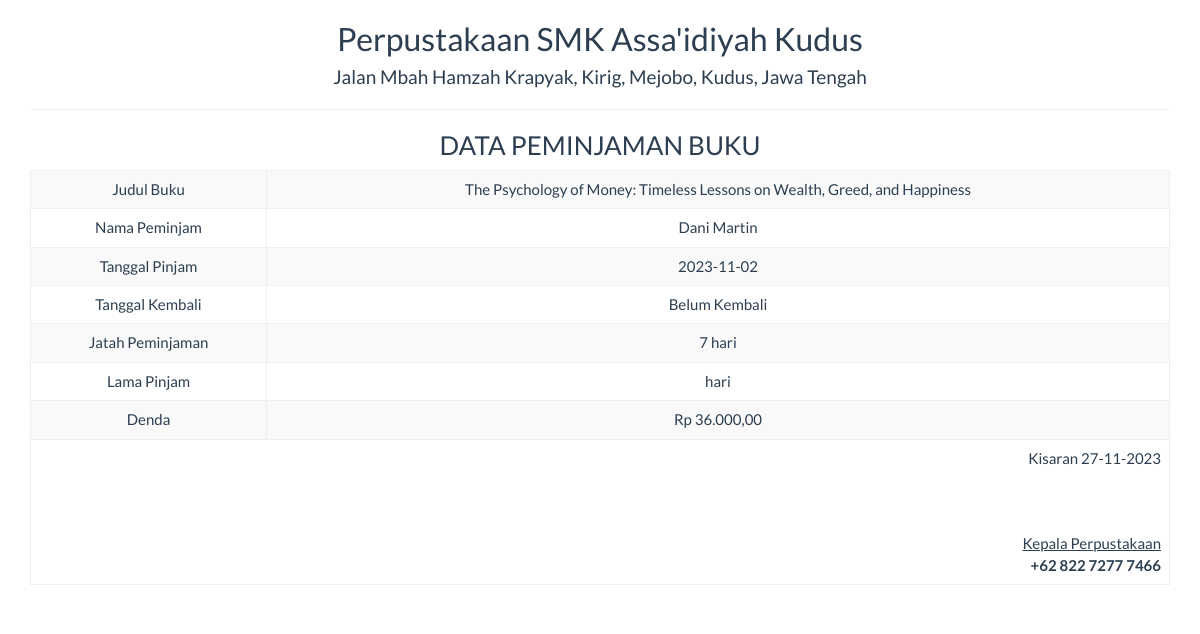
The page /report/peminjaman_satu.php?id=16 on the database its author committed.
### tables this page shows
CREATE TABLE `peminjaman` (
  `judul_buku` varchar(500) NOT NULL,
  `peminjam` varchar(50) NOT NULL,
  `tgl_pinjam` varchar(25) NOT NULL,
  `jatah_lama_pinjam` int NOT NULL,
  `tgl_kembali` varchar(20) DEFAULT NULL,
  `lama_pinjam` int DEFAULT NULL,
  `keterangan` varchar(100) NOT NULL,
  `id` int NOT NULL
);

### report/peminjaman_satu.php (the view, shortened to what this page needs)
<!DOCTYPE html>
<html>
<head>
    <link href="../Assets/css/bootstrap.min.css" rel="stylesheet" type="text/css" />
</head>
<body onload="print()">
    <?php
    include '../config/koneksi.php';
    $sql = "SELECT * FROM peminjaman WHERE id='" . $_GET['id'] . "'";
    $query = mysqli_query($koneksi, $sql) or die("SQL Detail error");
    $data = mysqli_fetch_array($query);
    ?>
    <div class="container">
        <div class='row'>
            <div class="col-sm-12">
                <div class="text-center">
                    <h2>Perpustakaan SMK Assa'idiyah Kudus</h2>
                    <h4>Jalan Mbah Hamzah Krapyak, Kirig, Mejobo, Kudus, Jawa Tengah</h4>
                    <hr>
                    <h3>DATA PEMINJAMAN BUKU</h3>
                    <table class="table table-bordered table-striped table-hover">
                        <tbody>
                            <tr>
                                <td>Judul Buku</td>
                                <td>
                                    <?= $data['judul_buku'] ?>
                                </td>
                            </tr>
                            <tr>
                                <td>Nama Peminjam</td>
                                <td>
                                    <?= $data['peminjam'] ?>
                                </td>
                            </tr>
                            <tr>
                                <td>Tanggal Pinjam</td>
                                <td>
                                    <?= $data['tgl_pinjam'] ?>
                                </td>
                            </tr>
                            <tr>
                                <td>Tanggal Kembali</td>
                                <td>
                                    <?php
                                    if ($data['tgl_kembali'] == '') {
                                        echo 'Belum Kembali';
                                    } else {
                                        echo $data['tgl_kembali'];
                                    }
                                    ?>
                                </td>
                            </tr>
                            <tr>
                                <td>Jatah Peminjaman</td>
                                <td>
                                    <?= $data['jatah_lama_pinjam'] ?> hari
                                </td>
                            </tr>
                            <tr>
                                <td>Lama Pinjam</td>
                                <td>
                                    <?= $data['lama_pinjam'] ?> hari
                                </td>
                            </tr>
                            <tr>
                                <td>Denda</td>
                                <td id="kolomDenda">
                                </td>
                            </tr>
                        </tbody>
                        <tfoot>
                            <tr>
                                <td colspan="2" class="text-right">
                                    Kisaran
                                    <?= date("d-m-Y") ?>
                                    <br><br><br><br>
                                    <u>Kepala Perpustakaan<strong></u><br>
                                    +62 822 7277 7466
                                </td>
                            </tr>
                        </tfoot>
                    </table>
                </div>
            </div>
        </div>
</body>
</html>

### rows shown on the page
peminjaman: judul_buku "The Psychology of Money: Timeless Lessons on Wealth, Greed, and Happiness", peminjam "Dani Martin", tgl_pinjam "2023-11-02", jatah_lama_pinjam "7"
